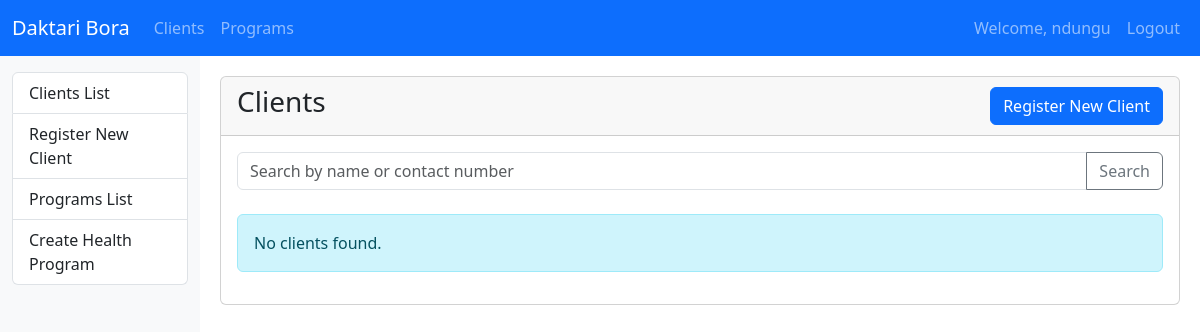
Page /clients/ (signed in) on the earlier database version.
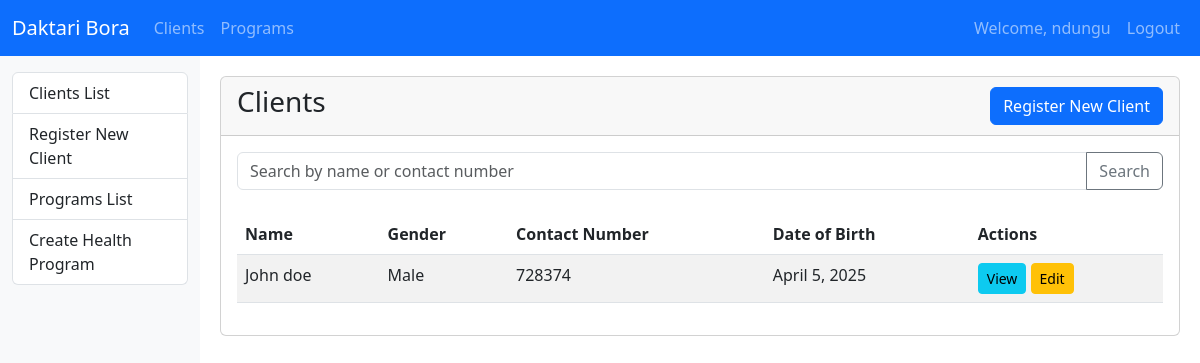
Same page on the later database version.
### clients/models.py (models this page shows, shortened)
class Client(models.Model):
    GENDER_CHOICES = [
        ('male', 'Male'),
        ('female', 'Female'),
        ('other', 'Other'),
    ]
    first_name = models.CharField(max_length=100)
    last_name = models.CharField(max_length=100)
    date_of_birth = models.DateField()
    gender = models.CharField(max_length=10, choices=GENDER_CHOICES)
    contact_number = models.CharField(max_length=15, blank=True, null=True)
    street_address = models.CharField(max_length=255, blank=True, null=True)
    city = models.CharField(max_length=100, blank=True, null=True)
    state = models.CharField(max_length=100, blank=True, null=True)
    zip_code = models.CharField(max_length=20, blank=True, null=True)
    created_by = models.ForeignKey(User, on_delete=models.SET_NULL, null=True)
    created_at = models.DateTimeField(auto_now_add=True)
    updated_at = models.DateTimeField(auto_now=True)

### clients/views.py (the view)
# urls.py: path('', views.client_list, name='client_list'),
@login_required
def client_list(request):
    query = request.GET.get('q', '')
    clients = Client.objects.filter(created_by=request.user)
    if query:
        clients = clients.filter(
            Q(first_name__icontains=query) |
            Q(last_name__icontains=query) |
            Q(contact_number__icontains=query)
        )
    return render(request, 'clients/client_list.html', {
        'clients': clients,
        'query': query
    })

### templates/clients/client_list.html (shortened to what this page needs)
{% extends 'base.html' %}
{% block content %}
<div class="card">
    <div class="card-header d-flex justify-content-between align-items-center">
        <h3>Clients</h3>
        <div>
            <a href="{% url 'client_create' %}" class="btn btn-primary">Register New Client</a>
        </div>
    </div>
    <div class="card-body">
        <form method="get" class="mb-4">
            <div class="input-group">
                <input type="text" name="q" class="form-control" placeholder="Search by name or contact number" value="{{ query }}">
                <button class="btn btn-outline-secondary" type="submit">Search</button>
            </div>
        </form>
        {% if clients %}
        <div class="table-responsive">
            <table class="table table-striped table-hover">
                <thead>
                    <tr>
                        <th>Name</th>
                        <th>Gender</th>
                        <th>Contact Number</th>
                        <th>Date of Birth</th>
                        <th>Actions</th>
                    </tr>
                </thead>
                <tbody>
                    {% for client in clients %}
                    <tr>
                        <td>{{ client.first_name }} {{ client.last_name }}</td>
                        <td>{{ client.get_gender_display }}</td>
                        <td>{{ client.contact_number|default:"Not provided" }}</td>
                        <td>{{ client.date_of_birth }}</td>
                        <td>
                            <a href="{% url 'client_detail' client.id %}" class="btn btn-sm btn-info">View</a>
                            <a href="{% url 'client_update' client.id %}" class="btn btn-sm btn-warning">Edit</a>
                        </td>
                    </tr>
                    {% endfor %}
                </tbody>
            </table>
        </div>
        {% else %}
        <div class="alert alert-info">
            No clients found. {% if query %}Try a different search term.{% endif %}
        </div>
        {% endif %}
    </div>
</div>
{% endblock %}

### templates/base.html (shortened to what this page needs)
{% load django_bootstrap5 %}
<!DOCTYPE html>
<html lang="en">
<head>
    <link href="https://cdn.jsdelivr.net/npm/bootstrap@5.3.0/dist/css/bootstrap.min.css" rel="stylesheet">
</head>
<body>
    <nav class="navbar navbar-expand-lg navbar-dark bg-primary">
        <div class="container-fluid">
            <a class="navbar-brand" href="{% url 'client_list' %}">Daktari Bora</a>
            <div class="collapse navbar-collapse" id="navbarNav">
                <ul class="navbar-nav">
                    <li class="nav-item">
                        <a class="nav-link" href="{% url 'client_list' %}">Clients</a>
                    </li>
                    <li class="nav-item">
                        <a class="nav-link" href="{% url 'program_list' %}">Programs</a>
                    </li>
                </ul>
                <ul class="navbar-nav ms-auto">
                    {% if user.is_authenticated %}
                        <li class="nav-item">
                            <span class="nav-link">Welcome, {{ user.username }}</span>
                        </li>
                        <li class="nav-item">
                            <a class="nav-link" href="{% url 'logout' %}">Logout</a>
                        </li>
                    {% endif %}
                </ul>
            </div>
        </div>
    </nav>
    <div class="container-fluid">
        <div class="row">
            {% if user.is_authenticated %}
            <div class="col-md-2 sidebar">
                <div class="list-group mt-3">
                    <a href="{% url 'client_list' %}" class="list-group-item list-group-item-action">Clients List</a>
                    <a href="{% url 'client_create' %}" class="list-group-item list-group-item-action">Register New Client</a>
                    <a href="{% url 'program_list' %}" class="list-group-item list-group-item-action">Programs List</a>
                    <a href="{% url 'program_create' %}" class="list-group-item list-group-item-action">Create Health Program</a>
                </div>
            </div>
            <div class="col-md-10 content">
            {% else %}
            <div class="col-md-12 content">
            {% endif %}
                {% block content %}{% endblock %}
            </div>
        </div>
    </div>
</body>
</html>

### templates/base.html (style rules this page uses)
.sidebar { min-height: calc(100vh - 56px); background-color: #f8f9fa; }
.content { padding: 20px; }

Differences in the rows shown:
added Client: first_name "John", last_name "doe", gender "Male", contact_number "728374", date_of_birth "April 5, 2025"
Other differences:
text no longer shown: "No clients found."
text now shown: "Name Gender Contact Number Date of Birth Actions"
